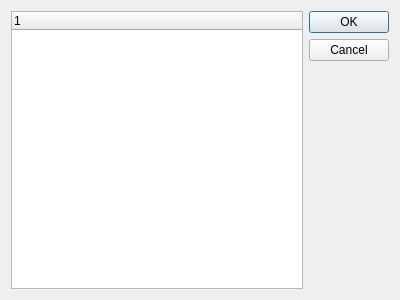
<?xml version="1.0" encoding="UTF-8"?>
<ui version="4.0">
 <class>ChooseItemDialog</class>
 <widget class="QDialog" name="ChooseItemDialog">
  <property name="geometry">
   <rect>
    <x>0</x>
    <y>0</y>
    <width>400</width>
    <height>300</height>
   </rect>
  </property>
  <property name="windowTitle">
   <string>选择条目</string>
  </property>
  <layout class="QHBoxLayout" name="horizontalLayout">
   <item>
    <widget class="QTreeWidget" name="treeWidget">
     <column>
      <property name="text">
       <string notr="true">1</string>
      </property>
     </column>
    </widget>
   </item>
   <item>
    <widget class="QDialogButtonBox" name="buttonBox">
     <property name="orientation">
      <enum>Qt::Vertical</enum>
     </property>
     <property name="standardButtons">
      <set>QDialogButtonBox::Cancel|QDialogButtonBox::Ok</set>
     </property>
    </widget>
   </item>
  </layout>
 </widget>
 <resources/>
 <connections>
  <connection>
   <sender>buttonBox</sender>
   <signal>accepted()</signal>
   <receiver>ChooseItemDialog</receiver>
   <slot>accept()</slot>
   <hints>
    <hint type="sourcelabel">
     <x>248</x>
     <y>254</y>
    </hint>
    <hint type="destinationlabel">
     <x>157</x>
     <y>274</y>
    </hint>
   </hints>
  </connection>
  <connection>
   <sender>buttonBox</sender>
   <signal>rejected()</signal>
   <receiver>ChooseItemDialog</receiver>
   <slot>reject()</slot>
   <hints>
    <hint type="sourcelabel">
     <x>316</x>
     <y>260</y>
    </hint>
    <hint type="destinationlabel">
     <x>286</x>
     <y>274</y>
    </hint>
   </hints>
  </connection>
 </connections>
</ui>
